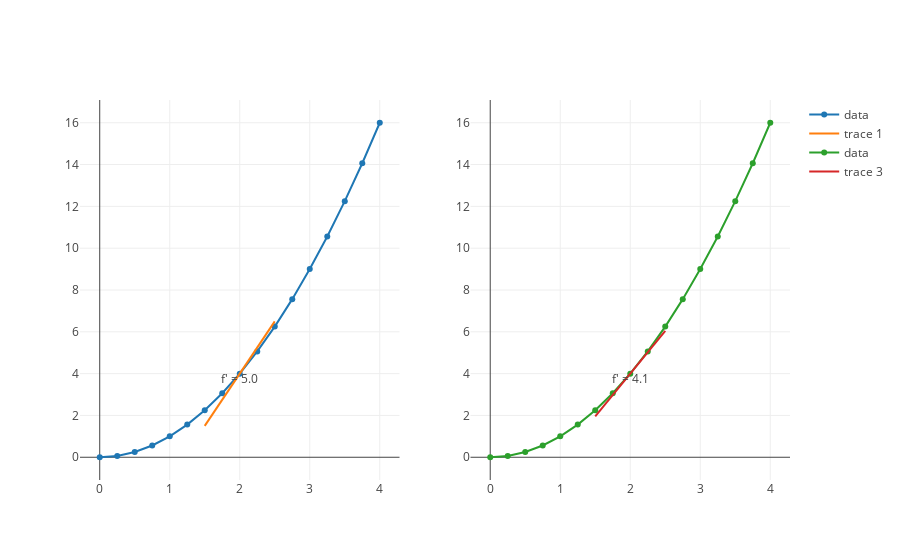

Source (notebook cell):
### Markdown cell above
When $\Delta x = 1$  and when $\Delta x = .1$

### Code cell
tangent_x_squared = tangent_line_delta(x_squared, 2, 1, 1)
tangent_x_squared_delta_tenth = tangent_line_delta(x_squared, 2, 1, .1)
tangent_x_squared_delta_hundredth = tangent_line_delta(x_squared, 2, 1, .01)
subplots = make_subplots([trace_x_squared, tangent_x_squared], [trace_x_squared, tangent_x_squared_delta_tenth])
plot_figure(subplots)

### Figure 1 — Plotly figure (JSON) as saved in the notebook; plotly's stock layout.template omitted (floating-point values rounded to 4 significant figures)
{"data": [{"mode": "line", "name": "data", "text": [], "type": "scatter", "x": [0, 0.25, 0.5, 0.75, 1, 1.25, 1.5, 1.75, 2, 2.25, 2.5, 2.75, 3, 3.25, 3.5, 3.75, 4], "xaxis": "x1", "y": [0, 0.0625, 0.25, 0.5625, 1, 1.562, 2.25, 3.062, 4, 5.062, 6.25, 7.562, 9, 10.56, 12.25, 14.06, 16], "yaxis": "y1"}, {"mode": "text+lines", "text": ["", "f' = 5.0", ""], "textposition": "bottom", "type": "scatter", "x": [1.5, 2, 2.5], "xaxis": "x1", "y": [1.5, 4, 6.5], "yaxis": "y1"}, {"mode": "line", "name": "data", "text": [], "type": "scatter", "x": [0, 0.25, 0.5, 0.75, 1, 1.25, 1.5, 1.75, 2, 2.25, 2.5, 2.75, 3, 3.25, 3.5, 3.75, 4], "xaxis": "x2", "y": [0, 0.0625, 0.25, 0.5625, 1, 1.562, 2.25, 3.062, 4, 5.062, 6.25, 7.562, 9, 10.56, 12.25, 14.06, 16], "yaxis": "y2"}, {"mode": "text+lines", "text": ["", "f' = 4.1", ""], "textposition": "bottom", "type": "scatter", "x": [1.5, 2, 2.5], "xaxis": "x2", "y": [1.95, 4, 6.05], "yaxis": "y2"}], "layout": {"xaxis1": {"anchor": "y1", "domain": [0, 0.45]}, "xaxis2": {"anchor": "y2", "domain": [0.55, 1]}, "yaxis1": {"anchor": "x1", "domain": [0, 1]}, "yaxis2": {"anchor": "x2", "domain": [0, 1]}}}
